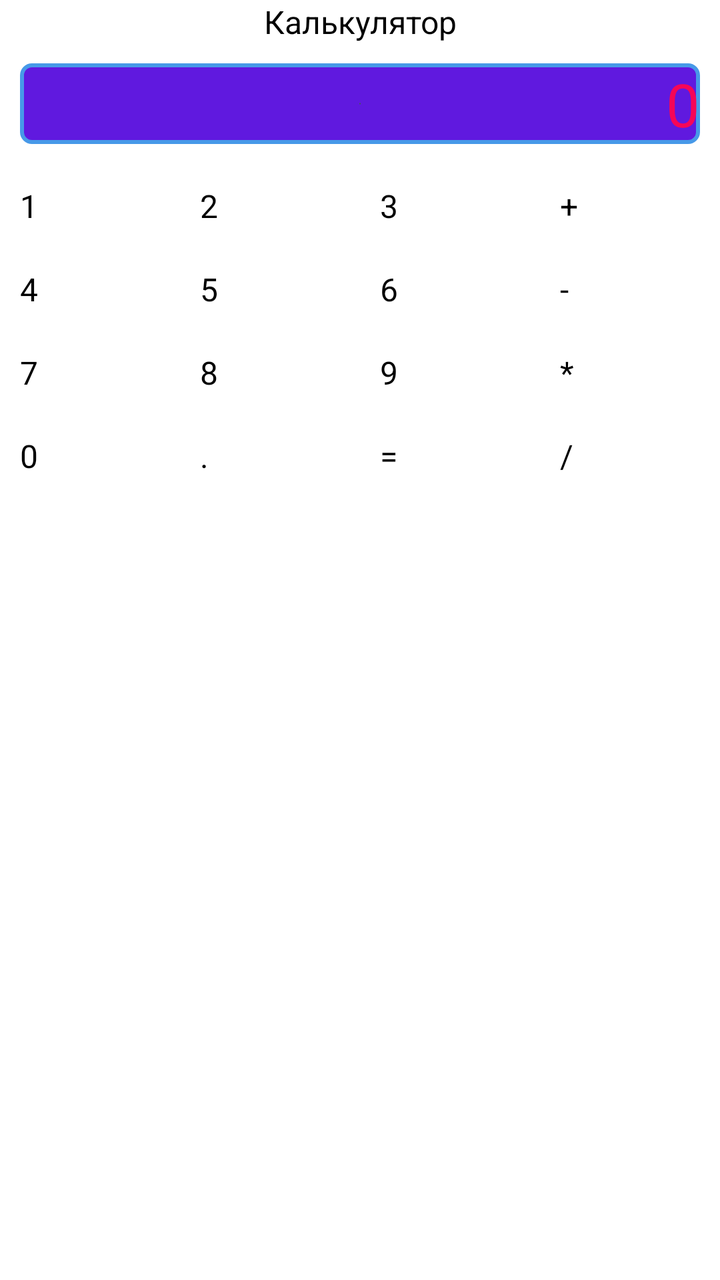
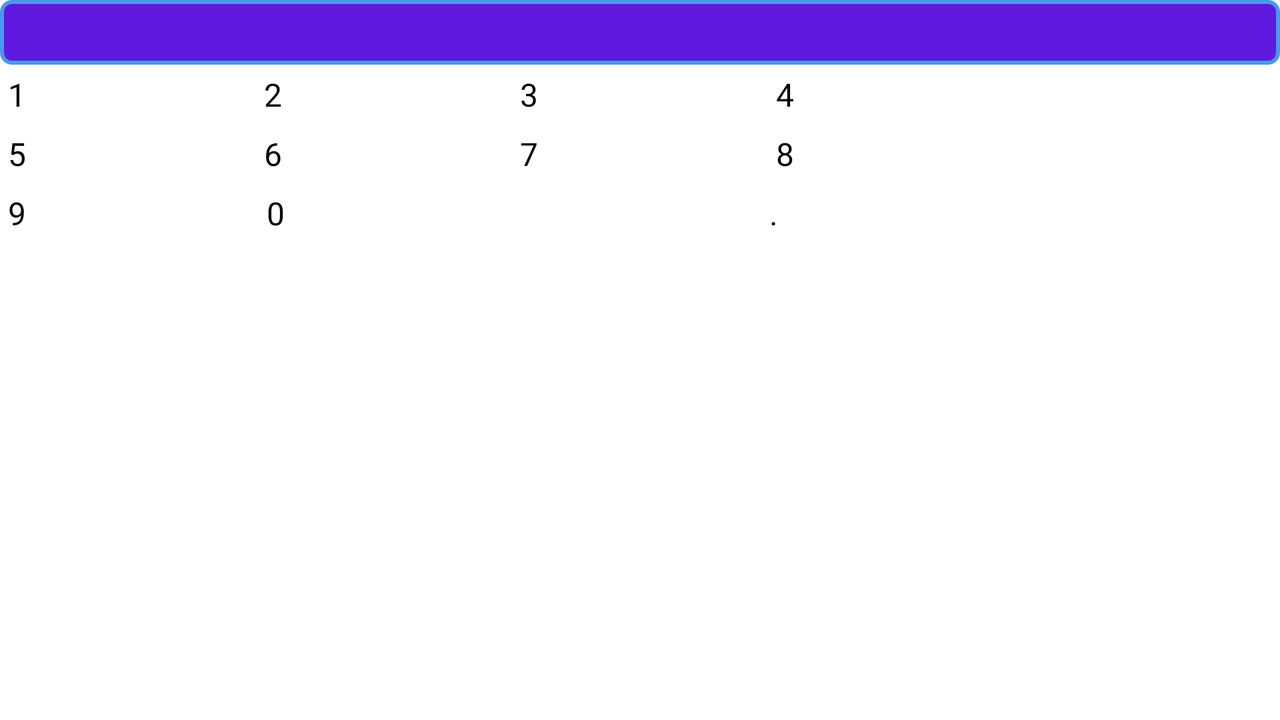

Compare how this app lays out the same screen by default and in its alternative resource folder. The renders come first, then the two layout files and the values they reference.
<!-- AndroidManifest.xml: application theme Theme.MyCalculator -->
<!-- res/layout/activity_main.xml -->
<?xml version="1.0" encoding="utf-8"?>
<FrameLayout xmlns:android="http://schemas.android.com/apk/res/android"
    xmlns:app="http://schemas.android.com/apk/res-auto"
    xmlns:tools="http://schemas.android.com/tools"
    android:layout_width="match_parent"
    android:layout_height="match_parent"
    tools:context=".MainActivity">

    <androidx.appcompat.widget.AppCompatImageView
        android:layout_width="match_parent"
        android:layout_height="match_parent"
        app:srcCompat="@drawable/ic_launcher_background"
        android:scaleType="centerCrop"/>

    <LinearLayout
        android:layout_width="match_parent"
        android:layout_height="match_parent"
        android:orientation="vertical">



        <TextView
            android:layout_width="match_parent"
            android:layout_height="wrap_content"
            android:gravity="center"
            android:text="Калькулятор"
            android:textSize="16sp" />

        <TextView
            android:id="@+id/result_textview"
            android:layout_width="match_parent"
            android:layout_height="wrap_content"
            android:gravity="right"
            android:text="0"
            android:layout_margin="10dp"
            android:textColor="#F60657"
            android:background="@drawable/result_text_style"
            android:textSize="30sp" />

        <LinearLayout
            android:layout_width="match_parent"
            android:layout_height="wrap_content"
            android:orientation="horizontal">

            <Button
                android:id="@+id/button_1"
                android:layout_width="0dp"
                android:layout_height="wrap_content"
                android:layout_margin="10dp"
                android:layout_weight="1"
                android:text="1"
                android:textSize="16sp" />

            <Button
                android:id="@+id/button_2"
                android:layout_width="0dp"
                android:layout_height="wrap_content"
                android:layout_margin="10dp"
                android:layout_weight="1"
                android:text="2"
                android:textSize="16sp" />


            <Button
                android:id="@+id/button_3"
                android:layout_width="0dp"
                android:layout_height="wrap_content"
                android:layout_margin="10dp"
                android:layout_weight="1"
                android:text="3"
                android:textSize="16sp" />

            <Button
                android:id="@+id/button_add"
                android:layout_width="0dp"
                android:layout_height="wrap_content"
                android:layout_margin="10dp"
                android:layout_weight="1"
                android:text="+"
                android:textSize="16sp" />
        </LinearLayout>

        <LinearLayout
            android:layout_width="match_parent"
            android:layout_height="wrap_content"
            android:orientation="horizontal">

            <Button
                android:id="@+id/button_4"
                android:layout_width="0dp"
                android:layout_height="wrap_content"
                android:layout_margin="10dp"
                android:layout_weight="1"
                android:text="4"
                android:textSize="16sp" />

            <Button
                android:id="@+id/button_5"
                android:layout_width="0dp"
                android:layout_height="wrap_content"
                android:layout_margin="10dp"
                android:layout_weight="1"
                android:text="5"
                android:textSize="16sp" />

            <Button
                android:id="@+id/button_6"
                android:layout_width="0dp"
                android:layout_height="wrap_content"
                android:layout_margin="10dp"
                android:layout_weight="1"
                android:text="6"
                android:textSize="16sp" />
            <Button
                android:id="@+id/button_sub"
                android:layout_width="0dp"
                android:layout_height="wrap_content"
                android:layout_margin="10dp"
                android:layout_weight="1"
                android:text="-"
                android:textSize="16sp" />
        </LinearLayout>

        <LinearLayout
            android:layout_width="match_parent"
            android:layout_height="wrap_content"
            android:orientation="horizontal">

            <Button
                android:id="@+id/button_7"
                android:layout_width="0dp"
                android:layout_height="wrap_content"
                android:layout_margin="10dp"
                android:layout_weight="1"
                android:text="7"
                android:textSize="16sp" />

            <Button
                android:id="@+id/button_8"
                android:layout_width="0dp"
                android:layout_height="wrap_content"
                android:layout_margin="10dp"
                android:layout_weight="1"
                android:text="8"
                android:textSize="16sp" />

            <Button
                android:id="@+id/button_9"
                android:layout_width="0dp"
                android:layout_height="wrap_content"
                android:layout_margin="10dp"
                android:layout_weight="1"
                android:text="9"
                android:textSize="16sp" />
            <Button
                android:id="@+id/button_mult"
                android:layout_width="0dp"
                android:layout_height="wrap_content"
                android:layout_margin="10dp"
                android:layout_weight="1"
                android:text="*"
                android:textSize="16sp" />
        </LinearLayout>
        <LinearLayout
            android:layout_width="match_parent"
            android:layout_height="wrap_content"
            android:orientation="horizontal">

            <Button
                android:id="@+id/button_0"
                android:layout_width="0dp"
                android:layout_height="wrap_content"
                android:layout_margin="10dp"
                android:layout_weight="1"
                android:text="0"
                android:textSize="16sp" />

            <Button
                android:id="@+id/button_point"
                android:layout_width="0dp"
                android:layout_height="wrap_content"
                android:layout_margin="10dp"
                android:layout_weight="1"
                android:text="."
                android:textSize="16sp" />

            <Button
                android:id="@+id/button_eq"
                android:layout_width="0dp"
                android:layout_height="wrap_content"
                android:layout_margin="10dp"
                android:layout_weight="1"
                android:text="="
                android:textSize="16sp" />
            <Button
                android:id="@+id/button_div"
                android:layout_width="0dp"
                android:layout_height="wrap_content"
                android:layout_margin="10dp"
                android:layout_weight="1"
                android:text="/"
                android:textSize="16sp" />
        </LinearLayout>
    </LinearLayout>
</FrameLayout>
<!-- resources referenced by this layout -->
<resources>
  <!-- drawable result_text_style (drawable) -->
  <shape xmlns:android="http://schemas.android.com/apk/res/android"
      android:thickness="0dp"
      android:shape="rectangle">
      <stroke android:width="2dp"
          android:color="#4799E8"/>
      <corners android:radius="5dp" />
      <gradient
          android:startColor="#35740E"
          android:endColor="#6019DF"
          android:type="radial"
          android:angle="270"/>
  </shape>
</resources>
<!-- res/layout-land/activity_main.xml (the author's variant of the layout above) -->
<!-- drawn on the phone turned sideways -->
<?xml version="1.0" encoding="utf-8"?>
<FrameLayout xmlns:android="http://schemas.android.com/apk/res/android"
    xmlns:app="http://schemas.android.com/apk/res-auto"
    xmlns:tools="http://schemas.android.com/tools"
    android:layout_width="match_parent"
    android:layout_height="match_parent"
    tools:context=".MainActivity">

    <androidx.appcompat.widget.AppCompatImageView
        android:layout_width="match_parent"
        android:layout_height="match_parent"
        android:scaleType="centerCrop"
        app:srcCompat="@drawable/ic_launcher_background" />

    <LinearLayout
        android:layout_width="match_parent"
        android:layout_height="match_parent"
        android:orientation="vertical">


        <TextView
            android:id="@+id/result_textview"
            android:layout_width="match_parent"
            android:layout_height="wrap_content"
            android:layout_margin="@dimen/half_default_button_margin"
            android:background="@drawable/result_text_style"
            android:gravity="right"
            android:textColor="@color/magenta"
            android:textSize="@dimen/result_string_text_size" />

        <LinearLayout
            android:layout_width="match_parent"
            android:layout_height="wrap_content"
            android:orientation="horizontal">

            <Button
                android:id="@+id/digit_one_button"
                android:layout_width="@dimen/button_width"
                android:layout_height="wrap_content"
                android:layout_margin="@dimen/default_button_margin"
                android:layout_weight="1"
                android:backgroundTint="@color/digit_button"
                android:text="@string/button_1"
                android:textSize="@dimen/button_text_size" />

            <Button
                android:id="@+id/digit_two_button"
                android:layout_width="@dimen/button_width"
                android:layout_height="wrap_content"
                android:layout_margin="@dimen/default_button_margin"
                android:layout_weight="1"
                android:backgroundTint="@color/digit_button"
                android:text="@string/button_2"
                android:textSize="@dimen/button_text_size" />


            <Button
                android:id="@+id/digit_three_button"
                android:layout_width="@dimen/button_width"
                android:layout_height="wrap_content"
                android:layout_margin="@dimen/default_button_margin"
                android:layout_weight="1"
                android:backgroundTint="@color/digit_button"
                android:text="@string/button_3"
                android:textSize="@dimen/button_text_size" />

            <Button
                android:id="@+id/digit_four_button"
                android:layout_width="@dimen/button_width"
                android:layout_height="wrap_content"
                android:layout_margin="@dimen/default_button_margin"
                android:layout_weight="1"
                android:backgroundTint="@color/digit_button"
                android:text="@string/button_4"
                android:textSize="@dimen/button_text_size" />

            <Button
                android:id="@+id/add_operation_button"
                android:layout_width="@dimen/button_width"
                android:layout_height="wrap_content"
                android:layout_margin="@dimen/default_button_margin"
                android:layout_weight="1"
                android:backgroundTint="@color/sign_button"
                android:text="@string/button_add"
                android:textColor="@color/sign_button_text"
                android:textSize="@dimen/button_text_size" />
        </LinearLayout>

        <LinearLayout
            android:layout_width="match_parent"
            android:layout_height="wrap_content"
            android:orientation="horizontal">


            <Button
                android:id="@+id/digit_five_button"
                android:layout_width="@dimen/button_width"
                android:layout_height="wrap_content"
                android:layout_margin="@dimen/default_button_margin"
                android:layout_weight="1"
                android:backgroundTint="@color/digit_button"
                android:text="@string/button_5"
                android:textSize="@dimen/button_text_size" />

            <Button
                android:id="@+id/digit_six_button"
                android:layout_width="@dimen/button_width"
                android:layout_height="wrap_content"
                android:layout_margin="@dimen/default_button_margin"
                android:layout_weight="1"
                android:backgroundTint="@color/digit_button"
                android:text="@string/button_6"
                android:textSize="@dimen/button_text_size" />

            <Button
                android:id="@+id/digit_seven_button"
                android:layout_width="@dimen/button_width"
                android:layout_height="wrap_content"
                android:layout_margin="@dimen/default_button_margin"
                android:layout_weight="1"
                android:backgroundTint="@color/digit_button"
                android:text="@string/button_7"
                android:textSize="@dimen/button_text_size" />

            <Button
                android:id="@+id/digit_eight_button"
                android:layout_width="@dimen/button_width"
                android:layout_height="wrap_content"
                android:layout_margin="@dimen/default_button_margin"
                android:layout_weight="1"
                android:backgroundTint="@color/digit_button"
                android:text="@string/button_8"
                android:textSize="@dimen/button_text_size" />

            <Button
                android:id="@+id/subtraction_operation_button"
                android:layout_width="@dimen/button_width"
                android:layout_height="wrap_content"
                android:layout_margin="@dimen/default_button_margin"
                android:layout_weight="1"
                android:backgroundTint="@color/sign_button"
                android:text="@string/button_sub"
                android:textColor="@color/sign_button_text"
                android:textSize="@dimen/button_text_size" />
        </LinearLayout>

        <LinearLayout
            android:layout_width="match_parent"
            android:layout_height="wrap_content"
            android:orientation="horizontal">


            <Button
                android:id="@+id/digit_nine_button"
                android:layout_width="@dimen/button_width"
                android:layout_height="wrap_content"
                android:layout_margin="@dimen/default_button_margin"
                android:layout_weight="1"
                android:backgroundTint="@color/digit_button"
                android:text="@string/button_9"
                android:textSize="@dimen/button_text_size" />

            <Button
                android:id="@+id/digit_zero_button"
                android:layout_width="@dimen/button_width"
                android:layout_height="wrap_content"
                android:layout_margin="@dimen/default_button_margin"
                android:layout_weight="2"
                android:backgroundTint="@color/digit_button"
                android:text="@string/button_0"
                android:textSize="@dimen/button_text_size" />

            <Button
                android:id="@+id/decimal_dot_button"
                android:layout_width="@dimen/button_width"
                android:layout_height="wrap_content"
                android:layout_margin="@dimen/default_button_margin"
                android:layout_weight="1"
                android:backgroundTint="@color/digit_button"
                android:text="@string/button_dot"
                android:textSize="@dimen/button_text_size" />

            <Button
                android:id="@+id/multiply_operation_button"
                android:layout_width="@dimen/button_width"
                android:layout_height="wrap_content"
                android:layout_margin="@dimen/default_button_margin"
                android:layout_weight="1"
                android:backgroundTint="@color/sign_button"
                android:text="@string/button_mult"
                android:textColor="@color/sign_button_text"
                android:textSize="@dimen/button_text_size" />
        </LinearLayout>

        <LinearLayout
            android:layout_width="match_parent"
            android:layout_height="wrap_content"
            android:orientation="horizontal">


            <Button
                android:id="@+id/calculate_result_button"
                android:layout_width="@dimen/button_width"
                android:layout_height="wrap_content"
                android:layout_margin="@dimen/default_button_margin"
                android:layout_weight="4"
                android:backgroundTint="@color/sign_button"
                android:text="@string/button_eqv"
                android:textColor="@color/sign_button_text"
                android:textSize="@dimen/button_text_size" />

            <Button
                android:id="@+id/divide_operation_button"
                android:layout_width="@dimen/button_width"
                android:layout_height="wrap_content"
                android:layout_margin="@dimen/default_button_margin"
                android:layout_weight="1"
                android:backgroundTint="@color/sign_button"
                android:text="@string/button_div"
                android:textColor="@color/sign_button_text"
                android:textSize="@dimen/button_text_size" />
        </LinearLayout>
    </LinearLayout>
</FrameLayout>
<!-- resources referenced by the variant -->
<!-- as the phone turned sideways resolves them -->
<resources>
  <color name="digit_button">@color/violet</color>
  <color name="magenta">#F60657</color>
  <color name="sign_button">@color/dark_violet</color>
  <dimen name="button_text_size">16sp</dimen>
  <!-- from res/values-land/ -->
  <dimen name="default_button_margin">4dp</dimen>
  <!-- from res/values-land/ -->
  <dimen name="result_string_text_size">24sp</dimen>
  <!-- drawable result_text_style (drawable) -->
  <shape xmlns:android="http://schemas.android.com/apk/res/android"
      android:thickness="0dp"
      android:shape="rectangle">
      <stroke android:width="2dp"
          android:color="#4799E8"/>
      <corners android:radius="5dp" />
      <gradient
          android:startColor="#35740E"
          android:endColor="#6019DF"
          android:type="radial"
          android:angle="270"/>
  </shape>
  <string name="button_0" translatable="false">0</string>
  <string name="button_1" translatable="false">1</string>
  <string name="button_2" translatable="false">2</string>
  <string name="button_3" translatable="false">3</string>
  <string name="button_4" translatable="false">4</string>
  <string name="button_5" translatable="false">5</string>
  <string name="button_6" translatable="false">6</string>
  <string name="button_7" translatable="false">7</string>
  <string name="button_8" translatable="false">8</string>
  <string name="button_9" translatable="false">9</string>
  <string name="button_add" translatable="false">+</string>
  <string name="button_div" translatable="false">/</string>
  <string name="button_dot" translatable="false">.</string>
  <string name="button_eqv" translatable="false">=</string>
  <string name="button_mult" translatable="false">*</string>
  <string name="button_sub" translatable="false">-</string>
  <color name="violet">#6019DF</color>
  <color name="dark_violet">#1D024E</color>
</resources>
